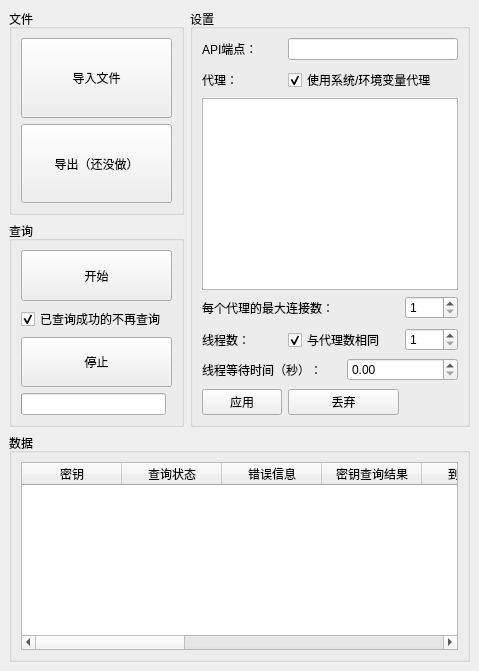
<?xml version="1.0" encoding="UTF-8"?>
<ui version="4.0">
 <class>MainWindow</class>
 <widget class="QMainWindow" name="MainWindow">
  <property name="geometry">
   <rect>
    <x>0</x>
    <y>0</y>
    <width>469</width>
    <height>671</height>
   </rect>
  </property>
  <property name="acceptDrops">
   <bool>true</bool>
  </property>
  <property name="windowTitle">
   <string>OpenAI-API-Key-Verify by Glucy2</string>
  </property>
  <widget class="QWidget" name="centralwidget">
   <layout class="QGridLayout">
    <item row="1" column="0">
     <widget class="QGroupBox" name="queryGroupBox">
      <property name="title">
       <string>查询</string>
      </property>
      <layout class="QGridLayout" name="_4">
       <item row="2" column="0" colspan="2">
        <widget class="QPushButton" name="stopBtn">
         <property name="sizePolicy">
          <sizepolicy hsizetype="Minimum" vsizetype="Expanding">
           <horstretch>0</horstretch>
           <verstretch>0</verstretch>
          </sizepolicy>
         </property>
         <property name="text">
          <string>停止</string>
         </property>
        </widget>
       </item>
       <item row="0" column="0" colspan="2">
        <widget class="QPushButton" name="startBtn">
         <property name="sizePolicy">
          <sizepolicy hsizetype="Minimum" vsizetype="Expanding">
           <horstretch>0</horstretch>
           <verstretch>0</verstretch>
          </sizepolicy>
         </property>
         <property name="text">
          <string>开始</string>
         </property>
        </widget>
       </item>
       <item row="1" column="0">
        <widget class="QCheckBox" name="doNotQuerySucceededChkBox">
         <property name="text">
          <string>已查询成功的不再查询</string>
         </property>
         <property name="checked">
          <bool>true</bool>
         </property>
        </widget>
       </item>
       <item row="3" column="0">
        <widget class="QProgressBar" name="queryProgressBar">
         <property name="maximum">
          <number>1</number>
         </property>
         <property name="format">
          <string>%v/%m</string>
         </property>
        </widget>
       </item>
      </layout>
     </widget>
    </item>
    <item row="3" column="0" colspan="2">
     <widget class="QGroupBox" name="dataGroupBox">
      <property name="sizePolicy">
       <sizepolicy hsizetype="Preferred" vsizetype="Expanding">
        <horstretch>0</horstretch>
        <verstretch>0</verstretch>
       </sizepolicy>
      </property>
      <property name="title">
       <string>数据</string>
      </property>
      <layout class="QGridLayout" name="_3">
       <item row="0" column="0">
        <widget class="QTableWidget" name="dataTable">
         <column>
          <property name="text">
           <string>密钥</string>
          </property>
         </column>
         <column>
          <property name="text">
           <string>查询状态</string>
          </property>
         </column>
         <column>
          <property name="text">
           <string>错误信息</string>
          </property>
         </column>
         <column>
          <property name="text">
           <string>密钥查询结果</string>
          </property>
         </column>
         <column>
          <property name="text">
           <string>到期时间</string>
          </property>
         </column>
         <column>
          <property name="text">
           <string>限额（USD）</string>
          </property>
         </column>
         <column>
          <property name="text">
           <string>100天内使用额度（USD）</string>
          </property>
         </column>
         <column>
          <property name="text">
           <string>当前计划</string>
          </property>
         </column>
         <column>
          <property name="text">
           <string>GPT4</string>
          </property>
         </column>
         <column>
          <property name="text">
           <string>GPT3.5</string>
          </property>
         </column>
         <column>
          <property name="text">
           <string>GPT3</string>
          </property>
         </column>
        </widget>
       </item>
      </layout>
     </widget>
    </item>
    <item row="0" column="0">
     <widget class="QGroupBox" name="fileGroupBox">
      <property name="title">
       <string>文件</string>
      </property>
      <layout class="QGridLayout" name="_2">
       <item row="0" column="0">
        <widget class="QPushButton" name="importFileBtn">
         <property name="sizePolicy">
          <sizepolicy hsizetype="Minimum" vsizetype="Expanding">
           <horstretch>0</horstretch>
           <verstretch>0</verstretch>
          </sizepolicy>
         </property>
         <property name="text">
          <string>导入文件</string>
         </property>
        </widget>
       </item>
       <item row="1" column="0">
        <widget class="QPushButton" name="exportFileBtn">
         <property name="sizePolicy">
          <sizepolicy hsizetype="Minimum" vsizetype="Expanding">
           <horstretch>0</horstretch>
           <verstretch>0</verstretch>
          </sizepolicy>
         </property>
         <property name="text">
          <string>导出（还没做）</string>
         </property>
        </widget>
       </item>
      </layout>
     </widget>
    </item>
    <item row="0" column="1" rowspan="2">
     <widget class="QGroupBox" name="settingsGroupBox">
      <property name="sizePolicy">
       <sizepolicy hsizetype="Expanding" vsizetype="Preferred">
        <horstretch>0</horstretch>
        <verstretch>0</verstretch>
       </sizepolicy>
      </property>
      <property name="title">
       <string>设置</string>
      </property>
      <layout class="QGridLayout" name="_5">
       <item row="7" column="2" colspan="2">
        <widget class="QDoubleSpinBox" name="delaySpinBox"/>
       </item>
       <item row="9" column="1" colspan="2">
        <widget class="QPushButton" name="discardConfigBtn">
         <property name="text">
          <string>丢弃</string>
         </property>
        </widget>
       </item>
       <item row="5" column="0" colspan="4">
        <spacer name="verticalSpacer">
         <property name="orientation">
          <enum>Qt::Vertical</enum>
         </property>
         <property name="sizeHint" stdset="0">
          <size>
           <width>20</width>
           <height>5</height>
          </size>
         </property>
        </spacer>
       </item>
       <item row="7" column="0" colspan="2">
        <widget class="QLabel" name="label_4">
         <property name="text">
          <string>线程等待时间（秒）：</string>
         </property>
        </widget>
       </item>
       <item row="6" column="3">
        <widget class="QSpinBox" name="threadCountSpinBox">
         <property name="minimum">
          <number>1</number>
         </property>
        </widget>
       </item>
       <item row="6" column="1" colspan="2">
        <widget class="QCheckBox" name="threadCountFromProxiesCheckBox">
         <property name="text">
          <string>与代理数相同</string>
         </property>
         <property name="checked">
          <bool>true</bool>
         </property>
        </widget>
       </item>
       <item row="9" column="0">
        <widget class="QPushButton" name="setConfigBtn">
         <property name="text">
          <string>应用</string>
         </property>
        </widget>
       </item>
       <item row="3" column="0" colspan="4">
        <widget class="QPlainTextEdit" name="proxiesTextEdit">
         <property name="sizePolicy">
          <sizepolicy hsizetype="Minimum" vsizetype="Minimum">
           <horstretch>0</horstretch>
           <verstretch>0</verstretch>
          </sizepolicy>
         </property>
         <property name="toolTip">
          <string>&lt;html&gt;&lt;head/&gt;&lt;body&gt;&lt;p&gt;格式：协议://用户名:密码@地址，以空格、换行或制表符分隔&lt;/p&gt;&lt;p&gt;如果为空则不使用代理&lt;/p&gt;&lt;p&gt;例：&lt;/p&gt;&lt;p&gt;http://127.0.0.1:7890&lt;/p&gt;&lt;p&gt;https://username:password@example.com&lt;/p&gt;&lt;p&gt;socks5://localhost:8080&lt;/p&gt;&lt;/body&gt;&lt;/html&gt;</string>
         </property>
        </widget>
       </item>
       <item row="6" column="0">
        <widget class="QLabel" name="label_3">
         <property name="text">
          <string>线程数：</string>
         </property>
        </widget>
       </item>
       <item row="0" column="0">
        <widget class="QLabel" name="label">
         <property name="text">
          <string>API端点：</string>
         </property>
        </widget>
       </item>
       <item row="2" column="0">
        <widget class="QLabel" name="label_2">
         <property name="toolTip">
          <string>&lt;html&gt;&lt;head/&gt;&lt;body&gt;&lt;p&gt;格式：协议://用户名:密码@地址，以空格、换行或制表符分隔&lt;/p&gt;&lt;p&gt;如果为空则不使用代理&lt;/p&gt;&lt;p&gt;例：&lt;/p&gt;&lt;p&gt;http://127.0.0.1:7890&lt;/p&gt;&lt;p&gt;https://username:password@example.com&lt;/p&gt;&lt;p&gt;socks5://localhost:8080&lt;/p&gt;&lt;/body&gt;&lt;/html&gt;</string>
         </property>
         <property name="text">
          <string>代理：</string>
         </property>
        </widget>
       </item>
       <item row="2" column="1" colspan="3">
        <widget class="QCheckBox" name="useSystemProxyChkBox">
         <property name="text">
          <string>使用系统/环境变量代理</string>
         </property>
         <property name="checked">
          <bool>true</bool>
         </property>
        </widget>
       </item>
       <item row="1" column="0" colspan="4">
        <spacer name="verticalSpacer_2">
         <property name="orientation">
          <enum>Qt::Vertical</enum>
         </property>
         <property name="sizeHint" stdset="0">
          <size>
           <width>20</width>
           <height>5</height>
          </size>
         </property>
        </spacer>
       </item>
       <item row="8" column="0" colspan="4">
        <spacer name="verticalSpacer_3">
         <property name="orientation">
          <enum>Qt::Vertical</enum>
         </property>
         <property name="sizeHint" stdset="0">
          <size>
           <width>20</width>
           <height>5</height>
          </size>
         </property>
        </spacer>
       </item>
       <item row="0" column="1" colspan="3">
        <widget class="QLineEdit" name="apiEndpointLineEdit"/>
       </item>
       <item row="4" column="0" colspan="2">
        <widget class="QLabel" name="label_5">
         <property name="text">
          <string>每个代理的最大连接数：</string>
         </property>
        </widget>
       </item>
       <item row="4" column="3">
        <widget class="QSpinBox" name="maxConnPerProxy">
         <property name="minimum">
          <number>1</number>
         </property>
         <property name="value">
          <number>1</number>
         </property>
        </widget>
       </item>
      </layout>
     </widget>
    </item>
   </layout>
  </widget>
 </widget>
 <resources/>
 <connections/>
</ui>
